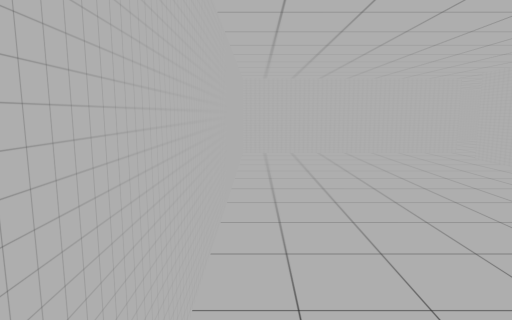
View 1 (above)

24 first-person views from a walk through a 3-D level made in the Unity game engine. The camera is 1.3 m above the floor, tilts 8° down and sees 75° across. The floor is counted in squares, 0.9 m on a side. Each view is taken from the middle of a square. On the plan, view 1 faces up. The plan holds only what a view shows up to about 15 squares ahead; the rest is blank. The place goes on beyond the plan. The player character is not drawn. Door leaves are left out, so doorways stand open. Some surface patterns are stand-ins.

View 2
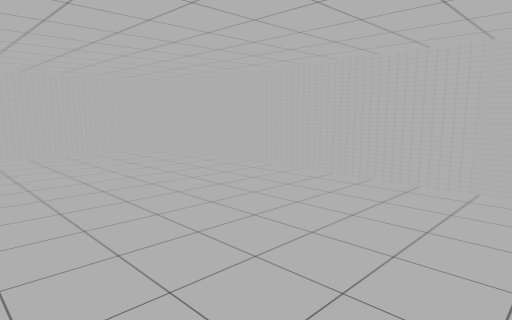

View 3
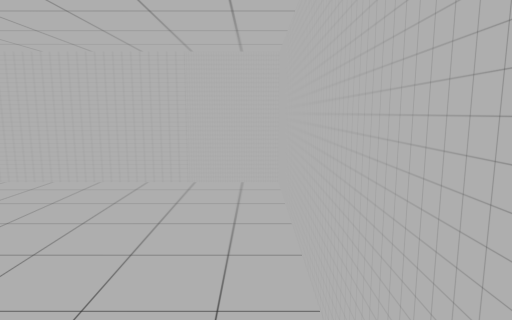

View 4
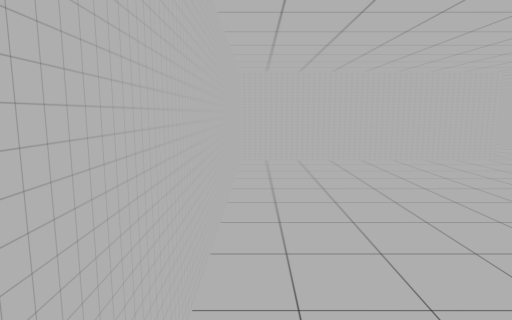

View 5
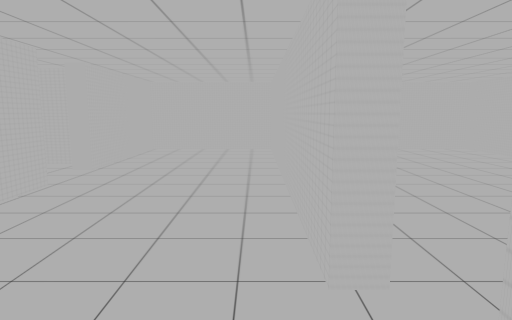

View 6
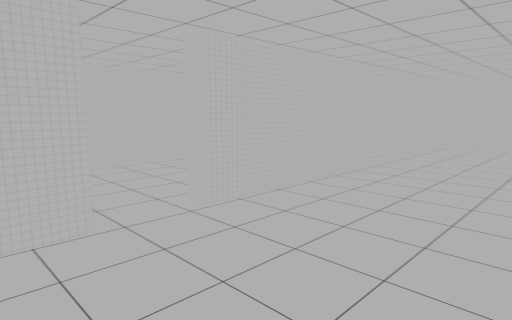

View 7
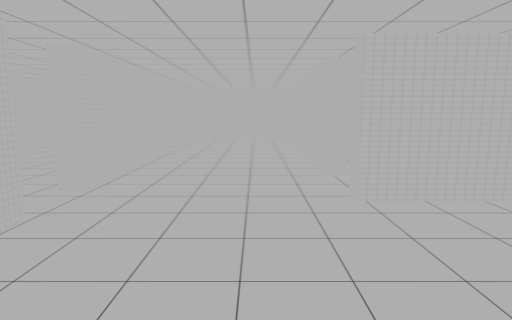

View 8
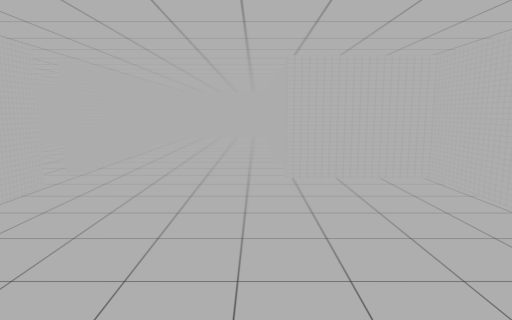

View 9
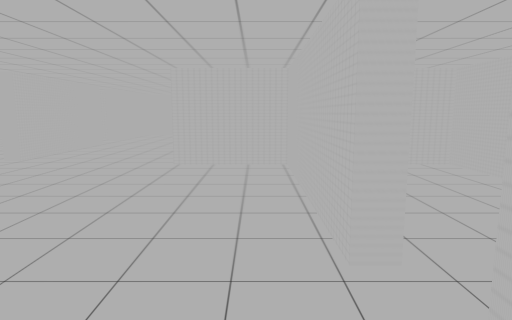

View 10
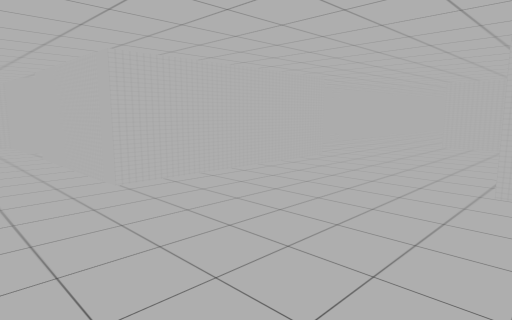

View 11
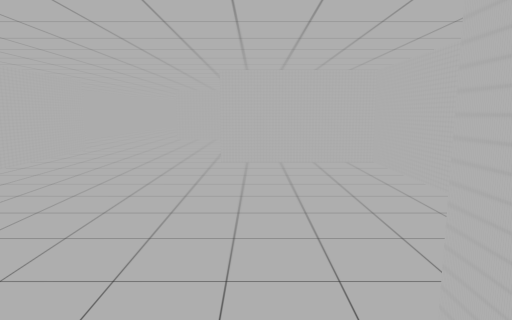

View 12
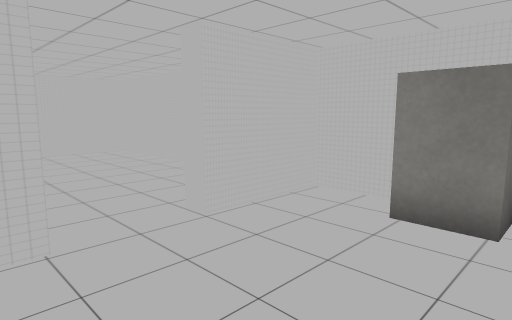

View 13
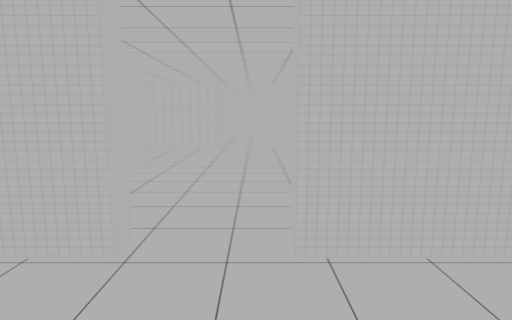

View 14
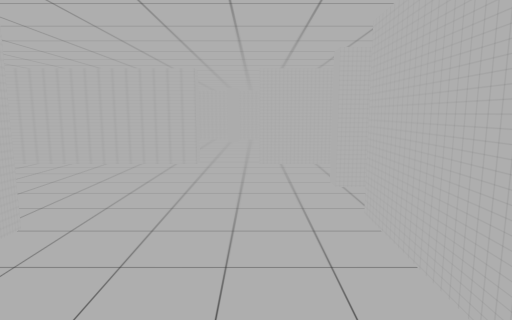

View 15
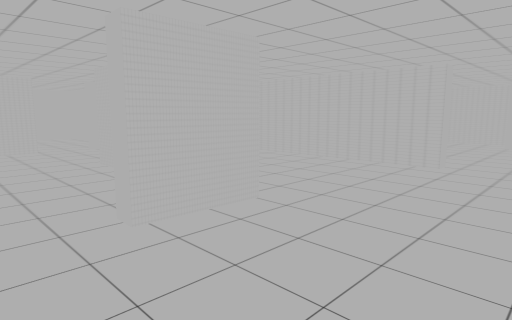

View 16
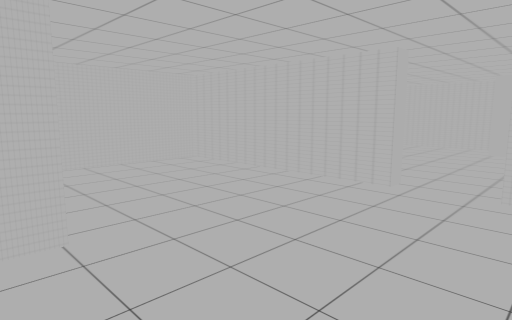

View 17
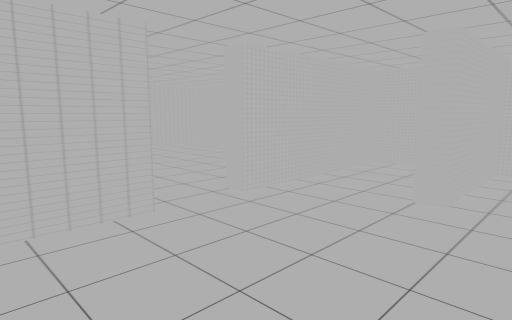

View 18
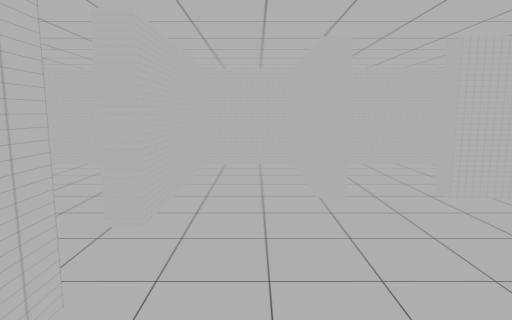

View 19
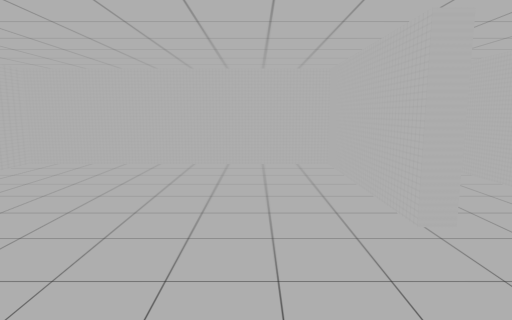

View 20
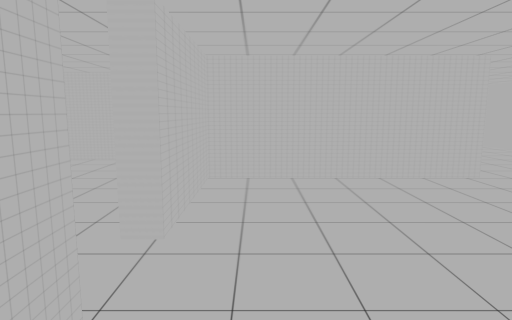

View 21
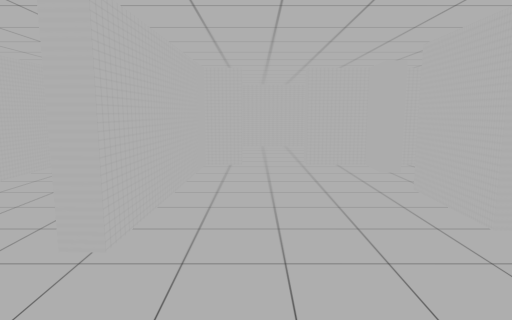

View 22
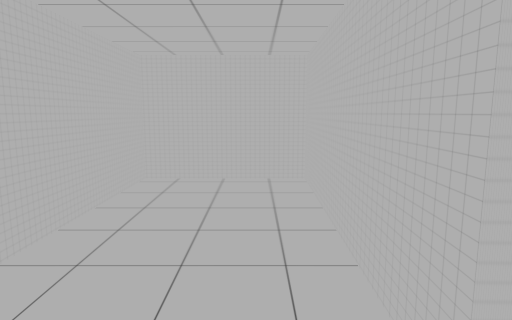

View 23
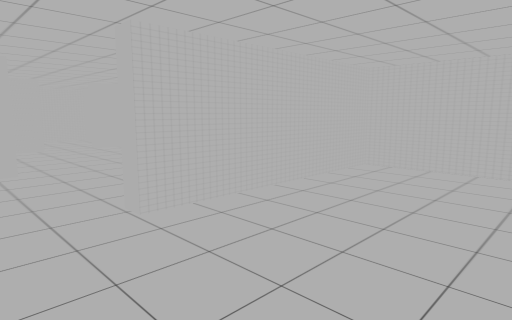

View 24
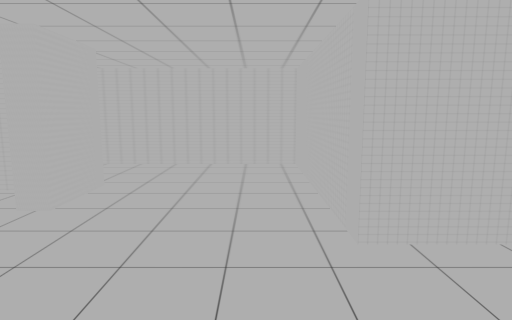

### Floor plan
Points are (right, up) in squares from view 1. A wall is a line through its corners. A room is listed if a view was taken in it or the views show most of it. See-through windows are left out.
Room 1 (views 1, 2, 3, 4)
walls: (7.4, 12.2) (-0.5, 12.1) (-0.5, -0.5) (6.9, -0.5) (6.9, 10.4)
ways out: open door at (7, 11.5) to room 2
Room 2 (views 5, 6, 7, 8, 9, 10, 13)
walls: (9.6, 18) (9.6, 25.4) (12.5, 25.4); (4.1, 19) (4.1, 12.7) (7.4, 12.7) (7.4, 12.2); (12.2, 13.6) (12.2, 14.9); (7.4, 10.4) (7.4, -0.5) (12.2, -0.5) (12.2, 4.6); (-0.5, 25.6) (-0.5, 21.2) (4.1, 21.2); (12.2, 6.4) (12.2, 11.9)
ways out: open door at (7, 11.5) to room 1; open door at (3.5, 30) to room 3; open door at (12.5, 5.5) to room 4; open door at (12, 12.5) to room 8; opening at (12, 26.5); open door at (4, 19.5)
Room 3 (views 11, 12)
walls: (4.1, 30.2) (4.6, 30.2); (-0.5, 31.8) (-0.5, 30.2) (2.2, 30.2)
ways out: open door at (3.5, 30) to room 2
objects: block (0, 33)
Room 4 (views 14, 15, 16, 17, 18, 21)
walls: (18.1, 7.9) (15.8, 8); (23.4, 6.7) (23.4, 13.4) (19.1, 13.4); (20.4, 3.4) (20.9, 3.4) (20.9, -0.5) (23.4, -0.5) (23.4, 4.9); (13.9, 8.1) (12.7, 8.1) (12.7, 6.4); (12.7, 4.6) (12.7, 3.6) (18.7, 3.4)
ways out: open door at (12.5, 5.5) to room 2; open door at (24, 5.5) to room 5; open door at (19.5, 3) to room 6; open door at (14.5, 8) to room 8
Room 5 (views 19, 20)
walls: (30.7, 5.9) (30.7, 6.4); (23.9, 4.9) (23.9, -0.5) (31.5, -0.5); (30.1, 10.4) (23.9, 10.4) (23.9, 6.7)
ways out: open door at (24, 5.5) to room 4; open door at (30.5, 11)
Room 6 (view 22)
walls: (18.7, 2.9) (12.7, 3.1) (12.7, -0.5) (20.4, -0.5) (20.4, 3.4)
ways out: open door at (19.5, 3) to room 4
Room 7 (view 23)
walls: (10.1, 22) (10.1, 18.6) (16.9, 18.6)
ways out: open door at (17.5, 18) to room 8; open door at (16, 25)
Room 8 (view 24)
walls: (20.7, 18.1) (18.8, 18.1); (16.9, 18.1) (15.7, 18.1); (17.5, 8.6) (17.5, 13.9) (23.4, 13.9) (23.4, 19.4); (12.2, 11.9) (12.8, 11.9); (15.8, 8.5) (16.8, 8.5); (12.7, 9.6) (12.7, 9); (12.9, 8.6) (13.9, 8.6)
ways out: open door at (12, 12.5) to room 2; open door at (14.5, 8) to room 4; open door at (17.5, 18) to room 7

Positions as (right, up) in squares from view 1, and headings:
1: (0, 0), facing up
2: (0, 0), facing up-right
3: (0, 0), facing right
4: (0, 2), facing up
5: (8, 13), facing down
6: (8, 15), facing down-right
7: (9, 18), facing down
8: (8, 20), facing down
9: (5, 22), facing down
10: (3, 28), facing down-right
11: (3, 31), facing down
12: (5, 34), facing down-left
13: (9, 5), facing right
14: (14, 5), facing right
15: (14, 4), facing up-right
16: (17, 4), facing up-right
17: (19, 9), facing down-right
18: (22, 9), facing down
19: (26, 9), facing down
20: (25, 3), facing up
21: (22, 5), facing left
22: (20, 2), facing left
23: (19, 23), facing down-left
24: (14, 15), facing right
